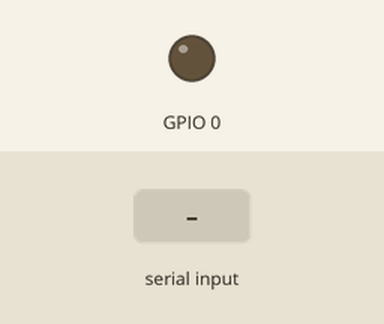
Bench run of a program on a simulated ESP32. Shown: output pins drawn as LEDs (lit = HIGH). The inputs (shaded band) are chosen by the test bench. What the program prints to the serial monitor is not drawn.

Above: at 2.2 s.
2.3 s: "1\n" received over the second serial link
At 3.55 s:
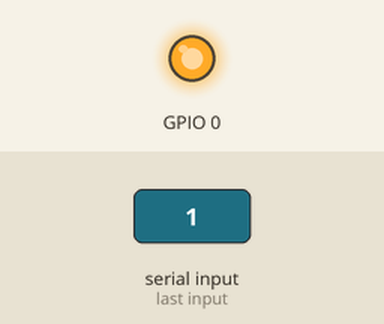
Timing chart, 0 to 5.3 s (numbered marks = the images above; inputs shaded):
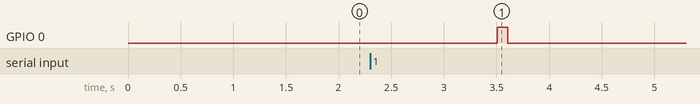

The program:

main.cpp
```cpp
#include <Arduino.h>
#include <ArduinoJson.h>

/*--------------------------- Version ------------------------------------*/
#define FW_NAME       "OXRS-AC-SERIAL_TEST-ESP32-FW"
#define FW_SHORT_NAME "SERIAL TEST"
#define FW_MAKER      "Austin's Creations"
#define FW_VERSION    "0.0.1"

// Serial
#define SERIAL_BAUD_RATE  115200
#define RS485_BAUD_RATE 9600
#define KNX_BAUD_RATE 9600

// stack size counter (for determine used heap size on ESP8266)
char * g_stack_start;

/*--------------------------- Instantiate Global Objects -----------------*/
// SoftwareSerial RS485Serial(RXPin, TXPin); // RX, TX
HardwareSerial &RS485 = Serial1;
HardwareSerial &KNX = Serial2;

/*--------------------------- Variables -----------------*/

// tracks the progress of messages back and forth to test all RX / TX modes
uint8_t messageStage = 0;

/*--------------------------- JSON builders -----------------*/

void initialiseSerial()
{
  Serial.begin(SERIAL_BAUD_RATE);
  RS485.begin(RS485_BAUD_RATE, SERIAL_8N1, RS485_RX, RS485_TX);
  KNX.begin(KNX_BAUD_RATE, SERIAL_8N1, KNX_RX, KNX_TX);
  delay(1000);
  Serial.println();
  Serial.println(F("\n==============================="));
  Serial.println(FW_NAME);
  Serial.print  (F("            v"));
  Serial.println(FW_VERSION);
  Serial.println(F("==============================="));

  #if(MODE)
    Serial.println(F("\n[MAIN ] starting up..."));
  #else
    Serial.println(F("\n[SEC ] starting up..."));
  #endif
  }

void transmitRS485Test()
{
  #if(MODE)
      delay(2500);
      digitalWrite(RS485_COMMUNICATION_CONTROL_PIN, RS485_TX_PIN_VALUE); // prepare to transmit
      StaticJsonDocument<200> doc1;
      doc1["message"] = "Hello RS485";
      serializeJson(doc1, RS485);
      delay(100);
      messageStage = 1;
  #else
    digitalWrite(RS485_COMMUNICATION_CONTROL_PIN, RS485_RX_PIN_VALUE); // Init receive
      if (RS485.available())
      {
        StaticJsonDocument<400> doc;
        DeserializationError err = deserializeJson(doc, RS485);
        if (err == DeserializationError::Ok)
        {
          // Print the values
          // (we must use as<T>() to resolve the ambiguity)
          Serial.print("\n json = ");
          serializeJson(doc, Serial);
          Serial.println("\n");
          delay(100);
          messageStage = 1;
        }
      }
  #endif
}

void recieveRS485Test()
{
  #if(MODE)
      digitalWrite(RS485_COMMUNICATION_CONTROL_PIN, RS485_RX_PIN_VALUE); // Init receive
      if (RS485.available())
      {
        StaticJsonDocument<400> doc;
        DeserializationError err = deserializeJson(doc, RS485);
        if (err == DeserializationError::Ok)
        {
          // Print the values
          // (we must use as<T>() to resolve the ambiguity)
          Serial.print("\n json = ");
          serializeJson(doc, Serial);
          Serial.println("\n");
          delay(100);
          messageStage = 2;
        }
      }
  #else
      delay(2500);
      digitalWrite(RS485_COMMUNICATION_CONTROL_PIN, RS485_TX_PIN_VALUE); // prepare to transmit
      StaticJsonDocument<200> doc1;
      doc1["message"] = "Bye RS485";
      serializeJson(doc1, RS485);
      delay(100);
      messageStage = 2;
  #endif
}

void transmitKnxTest()
{
  #if(MODE)
      delay(2500);
      StaticJsonDocument<200> doc1;
      doc1["message"] = "Hello KNX";
      serializeJson(doc1, KNX);
      Serial.println("KNX sent");
      delay(100);
      messageStage = 3;
  #else
      if (KNX.available())
      {
        Serial.println("KNX recieve");
        StaticJsonDocument<400> doc;
        DeserializationError err = deserializeJson(doc, KNX);
        if (err == DeserializationError::Ok)
        {
          // Print the values
          // (we must use as<T>() to resolve the ambiguity)
          Serial.print("\n json = ");
          serializeJson(doc, Serial);
          Serial.println("\n");
          delay(100);
          messageStage = 3;
        }
      }
  #endif
}

void recieveKnxTest()
{
  #if(MODE)
      if (KNX.available())
      {
        StaticJsonDocument<400> doc;
        DeserializationError err = deserializeJson(doc, KNX);
        if (err == DeserializationError::Ok)
        {
          // Print the values
          // (we must use as<T>() to resolve the ambiguity)
          Serial.print("\n json = ");
          serializeJson(doc, Serial);
          Serial.println("\n");
          delay(100);
          messageStage = 5;
        }
      }
  #else
      delay(2500);
      StaticJsonDocument<200> doc1;
      doc1["message"] = "Bye KNX";
      serializeJson(doc1, KNX);
      delay(100);
      messageStage = 5;
  #endif
}


void setup() {

  initialiseSerial();

  pinMode(RS485_COMMUNICATION_CONTROL_PIN, OUTPUT);
  digitalWrite(RS485_COMMUNICATION_CONTROL_PIN, RS485_RX_PIN_VALUE);

}

void loop() {

  if(messageStage == 0)
  {
    transmitRS485Test();
  }
  if(messageStage == 1)
  {
    recieveRS485Test();
  }
  if(messageStage == 2)
  {
    transmitKnxTest();
  }
  if(messageStage == 3)
  {
    recieveKnxTest();
  }


}
```
